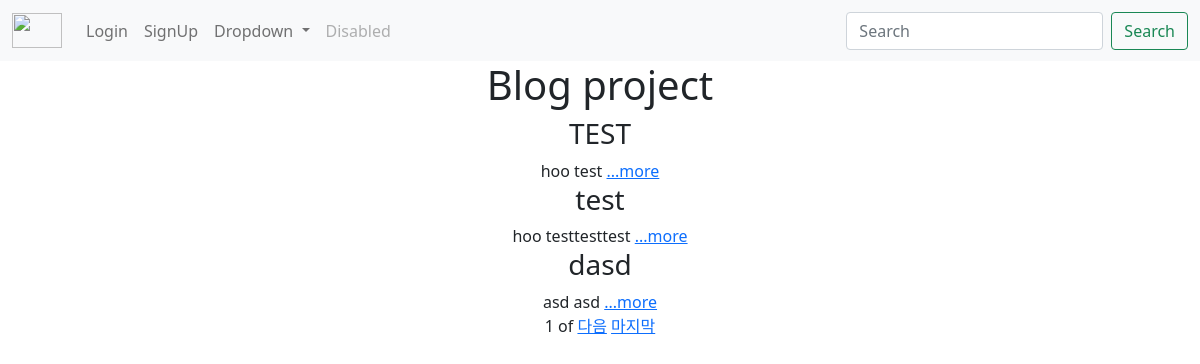
Before: / with the older database file.
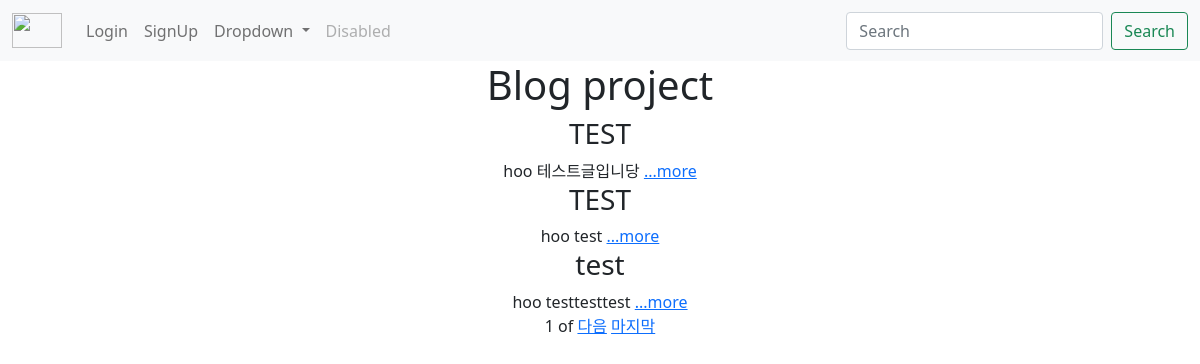
After: the same page with the newer database file.
### blog/models.py (models this page shows, shortened)
class Blog(models.Model):
    title = models.CharField(max_length = 200)
    writer = models.CharField(max_length = 100)
    pub_date =  models.DateTimeField()
    body = models.TextField()
    image = models.ImageField(upload_to = 'blog/', blank=True, null=True)
    def summary(self):
        return self.body[:100]

### blog/views.py (the view)
# urls.py: 2. Add a URL to urlpatterns:  path('', views.home, name='home')
def home(request):
    blogs = Blog.objects.order_by('-pub_date')
    search = request.GET.get('search')
    if search == 'true':
        author = request.GET.get('writer')
        blogs = Blog.objects.filter(writer=author)
        return render(request, "home.html", {"blogs" : blogs})
    paginator = Paginator(blogs, 3)
    page = request.GET.get('page')
    blogs = paginator.get_page(page)
    return render(request, "home.html", {"blogs" : blogs})

### blog/templates/home.html (shortened to what this page needs)
{%extends 'base.html'%}
{%block content%}
    <h1>Blog project</h1>
    <div class="container">
        <div>
        {%for blog in blogs%}
        <h3>{{blog.title}}</h3>
        {{blog.writer}}
        {{blog.summary}} <a href="{%url 'detail' blog.id %}">...more</a>
        <br>
        </div>
        {%endfor%}
    <span>{{blogs.number}}</span>
    <span>of</span>
    {% if blogs.has_next %}
    <a href="?page={{blogs.next_page_number}}">다음</a>
    <a href="?page={{blogs.paginator.num_pages}}">마지막</a>
    {% endif %}
{%endblock%}

### lionproject/templates/base.html (shortened to what this page needs)
<!DOCTYPE html>
<html lang="kr">
<head>
    <link href="https://cdn.jsdelivr.net/npm/bootstrap@5.0.1/dist/css/bootstrap.min.css" rel="stylesheet">
</head>
<body>
    {%load static%}
    <nav class="navbar navbar-expand-lg navbar-light bg-light">
        <div class="container-fluid">
          <a class="navbar-brand" href="{%url 'home'%}"><img src="{%static 'likelion_logo.png'%}" alt="" width="50" height="35"></a>
          <div class="collapse navbar-collapse" id="navbarSupportedContent">
            <ul class="navbar-nav me-auto mb-2 mb-lg-0">
              {% if not user.is_authenticated %}
              <li class="nav-item">
                <a class="nav-link" href="{%url 'login'%}">Login</a>
              </li>
              {% endif %}
              {% if not user.is_authenticated %}
              <li class="nav-item">
                <a class="nav-link" href="{%url 'signup'%}">SignUp</a>
              </li>
              {% endif %}
              <li class="nav-item dropdown">
                <a class="nav-link dropdown-toggle" href="#" id="navbarDropdown" role="button" data-bs-toggle="dropdown" aria-expanded="false">
                  Dropdown
                </a>
              </li>
              <li class="nav-item">
                <a class="nav-link disabled" href="#" tabindex="-1" aria-disabled="true">Disabled</a>
              </li>
            </ul>
            <form class="d-flex">
              <input class="form-control me-2" type="search" placeholder="Search" aria-label="Search">
              <button class="btn btn-outline-success" type="submit">Search</button>
            </form>
          </div>
        </div>
      </nav>
      <div class="container">
          {%block content%}
          {%endblock%}
</body>
</html>

### lionproject/templates/base.html (style rules this page uses)
body { text-align: center; }

Changed rows visible on the page:
no longer on this page (row unchanged): Blog: title "dasd", writer "asd", summary "asd"
added Blog: title "TEST", writer "hoo", summary "테스트글입니당"
